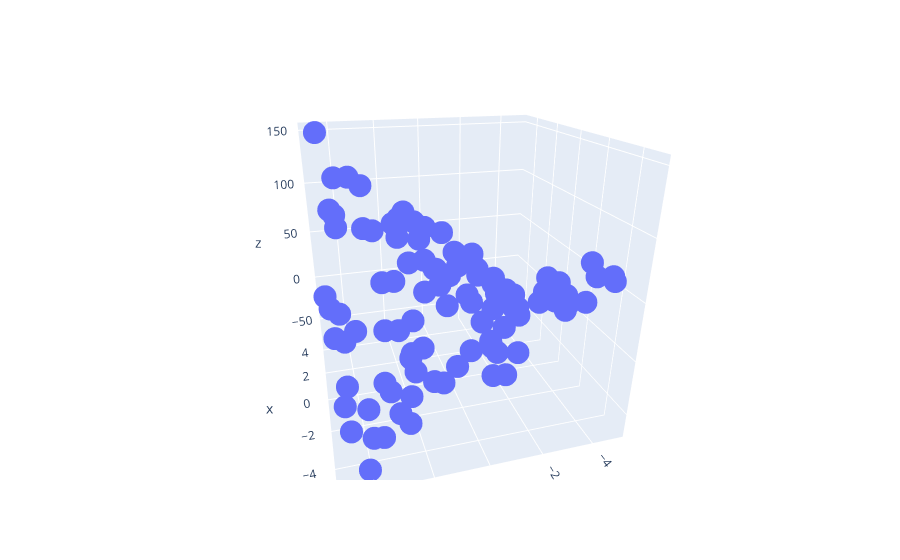

The notebook cell this image was saved under:
### Code cell
import plotly.express as px
px.scatter_3d(x=x, y=y, z=z)
